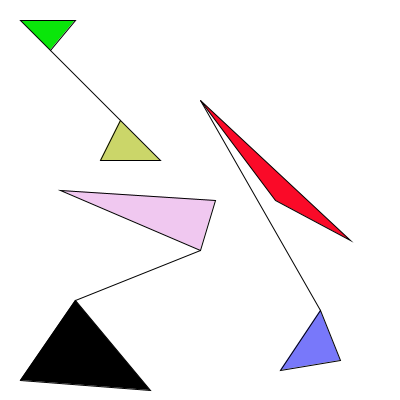
Frame 1 (no input)
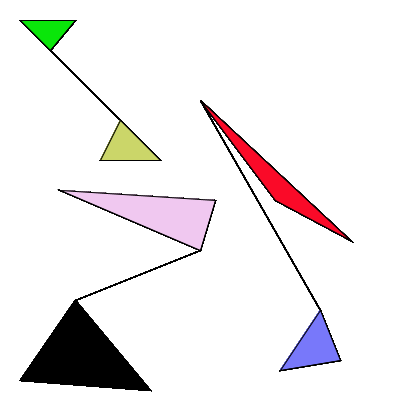
Frame 60 (the mouse pressed at the canvas centre just before this capture)
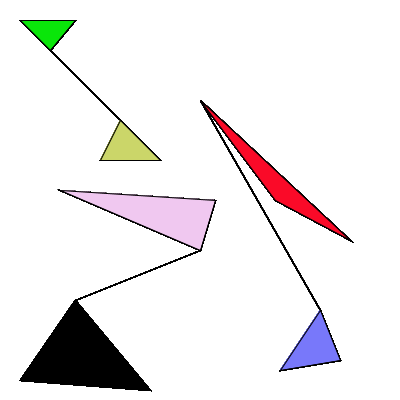
Frame 120 (the mouse held since frame 60 and released just before this capture)

The Processing sketch that drew these frames (run headless with seeded random() and noise(); from frame 60 on, the mouse is pressed at the canvas centre):

// Processing sketch: processing_185361
// ── processing_185361.pde

// Jake Meth
// Lesson 2 Homework
// Part 2: Drawing a Shape with a Function

void setup(){
  size(400, 400);
  background(255);
  noFill();
  
  
}

void draw(){
  drawStrangeshape(50, 50, 120, 120,
  100, 160, 120, 120, 160, 160,
  20, 20, 50, 50, 75, 20,
  203, 214, 105,
  10, 230, 10);
  
  drawStrangeshape(200, 100, 320, 310,
  280, 370, 320, 310, 340, 360,
  350, 240, 200, 100, 275, 200,
  120, 120, 250,
  250, 10, 40);
  
  drawStrangeshape(200, 250, 75, 300,
  20, 380, 75, 300, 150, 390,
  60, 190, 200, 250, 215, 200,
  0, 0, 0,
  240, 200, 240);
  
  
}
// X1, Y1, etc for line coordinates
// tx1, tx2, etc for triangle 1 coordinates
// rx1, rx2, etc for triangle 2 coordinates
// f1, f2, etc for triangle fill
void drawStrangeshape(int X1, int Y1, int X2, int Y2,
int tx1, int ty1, int tx2, int ty2, int tx3, int ty3,
int rx1, int ry1, int rx2, int ry2, int rx3, int ry3,
int f1, int f2, int f3,
int f4, int f5, int f6){
    
line(X1, Y1, X2, Y2);
fill(f1, f2, f3);
triangle(tx1, ty1, tx2, ty2, tx3, ty3);
fill (f4, f5, f6);
triangle(rx1, ry1, rx2, ry2, rx3, ry3);
}
